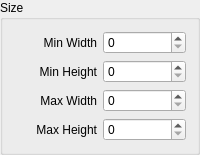
             <widget class="QGroupBox" name="groupBox_34">
              <property name="enabled">
               <bool>true</bool>
              </property>
              <property name="title">
               <string>Size</string>
              </property>
              <layout class="QGridLayout" name="gridLayout_59">
               <item row="0" column="0">
                <widget class="QLabel" name="label_129">
                 <property name="text">
                  <string>Min Width</string>
                 </property>
                 <property name="alignment">
                  <set>Qt::AlignRight|Qt::AlignTrailing|Qt::AlignVCenter</set>
                 </property>
                </widget>
               </item>
               <item row="0" column="1">
                <widget class="QSpinBox" name="tb_min_width_normal">
                 <property name="maximum">
                  <number>500</number>
                 </property>
                </widget>
               </item>
               <item row="1" column="0">
                <widget class="QLabel" name="label_130">
                 <property name="text">
                  <string>Min Height</string>
                 </property>
                 <property name="alignment">
                  <set>Qt::AlignRight|Qt::AlignTrailing|Qt::AlignVCenter</set>
                 </property>
                </widget>
               </item>
               <item row="1" column="1">
                <widget class="QSpinBox" name="tb_min_height_normal">
                 <property name="maximum">
                  <number>500</number>
                 </property>
                </widget>
               </item>
               <item row="2" column="0">
                <widget class="QLabel" name="label_131">
                 <property name="text">
                  <string>Max Width</string>
                 </property>
                 <property name="alignment">
                  <set>Qt::AlignRight|Qt::AlignTrailing|Qt::AlignVCenter</set>
                 </property>
                </widget>
               </item>
               <item row="2" column="1">
                <widget class="QSpinBox" name="tb_max_width_normal">
                 <property name="maximum">
                  <number>500</number>
                 </property>
                </widget>
               </item>
               <item row="3" column="0">
                <widget class="QLabel" name="label_132">
                 <property name="text">
                  <string>Max Height</string>
                 </property>
                 <property name="alignment">
                  <set>Qt::AlignRight|Qt::AlignTrailing|Qt::AlignVCenter</set>
                 </property>
                </widget>
               </item>
               <item row="3" column="1">
                <widget class="QSpinBox" name="tb_max_height_normal">
                 <property name="maximum">
                  <number>500</number>
                 </property>
                </widget>
               </item>
              </layout>
             </widget>
